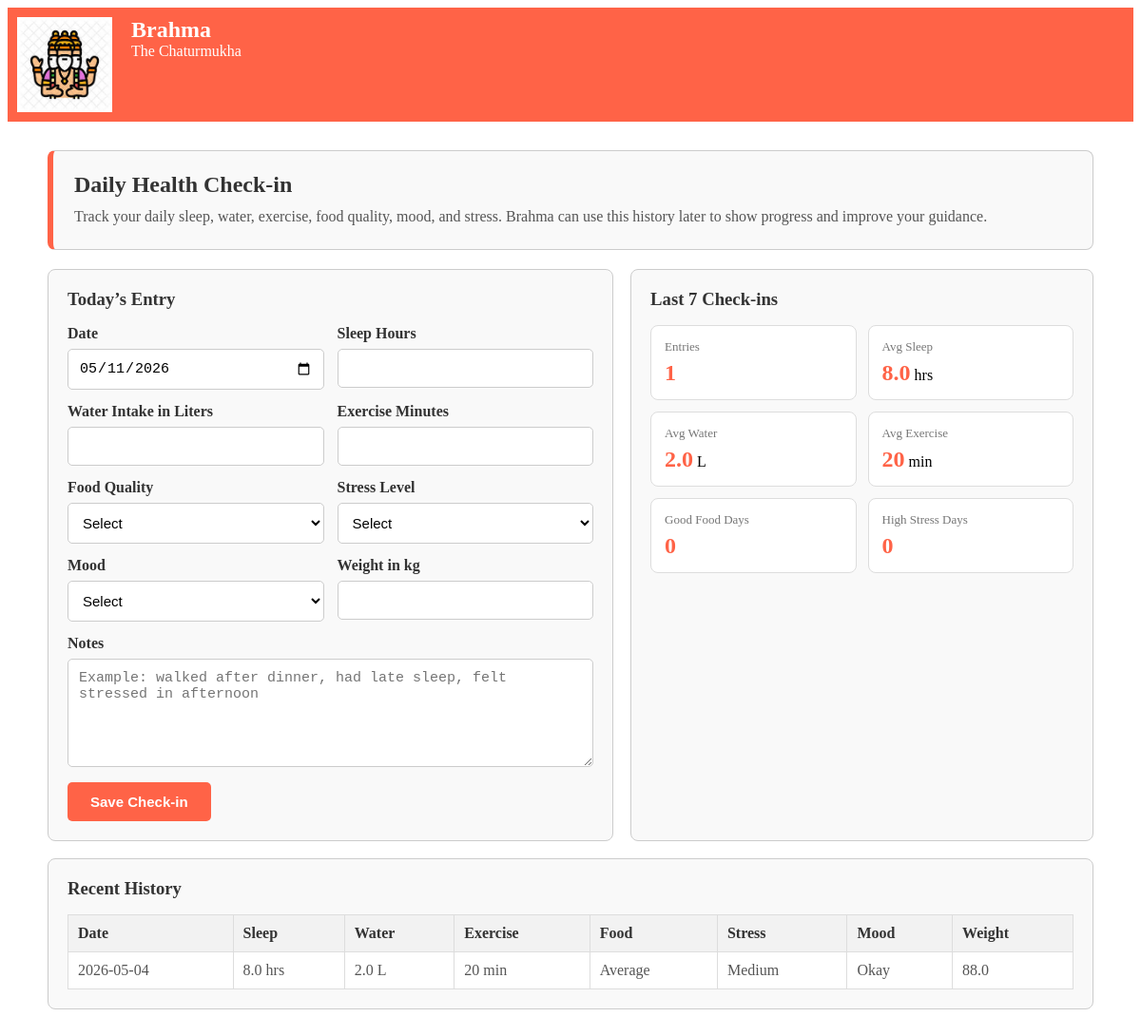
Page /healthcheckins (signed in) on the committed database.
### tables this page shows
CREATE TABLE daily_checkins (
                  id integer primary key autoincrement,
                  user_id integer not null,
                  checkin_date text not null,
                  sleep_hours real not null,
                  water_intake real not null,
                  exercise_minutes integer not null,
                  food_quality text not null,
                  stress_level text not null,
                  mood text not null,
                  weight real,
                  notes text,
                  foreign key (user_id) references users(id)
                  );

### app.py (the view, shortened to what this page needs)
@app.route('/healthcheckins', methods=["GET", "POST"])
def healthcheckins():
    if 'user_id' not in session:
        return redirect('/login')
    profile = get_health_profile(session['user_id'])
    if not profile:
        return redirect('/profile-setup')
    checkins = get_recent_checkins(session['user_id'])
    summary = summarize_checkins(checkins)
    return render_template(
        'healthcheckins.html',
        today=date.today().isoformat(),
        checkins=checkins,
        summary=summary
    )

### app.py (called while the page is built)
def get_health_profile(user_id):
    conn = sqlite3.connect("database.db")
    conn.row_factory = sqlite3.Row
    cursor = conn.cursor()
    cursor.execute(
        "select * from health_profiles where user_id=?",
        (user_id,)
    )
    profile = cursor.fetchone()
    conn.close()
    return profile

def get_recent_checkins(user_id, limit=7):
    conn = sqlite3.connect("database.db")
    conn.row_factory = sqlite3.Row
    cursor = conn.cursor()
    cursor.execute(
        "select * from daily_checkins where user_id=? order by checkin_date desc, id desc limit ?",
        (user_id, limit)
    )
    checkins = cursor.fetchall()
    conn.close()
    return checkins

def summarize_checkins(checkins):
    if not checkins:
        return None
    total = len(checkins)
    avg_sleep = round(sum(float(item['sleep_hours']) for item in checkins) / total, 1)
    avg_water = round(sum(float(item['water_intake']) for item in checkins) / total, 1)
    avg_exercise = round(sum(int(item['exercise_minutes']) for item in checkins) / total)
    good_food_days = sum(1 for item in checkins if item['food_quality'] == 'good')
    high_stress_days = sum(1 for item in checkins if item['stress_level'] == 'high')
    return {
        'total': total,
        'avg_sleep': avg_sleep,
        'avg_water': avg_water,
        'avg_exercise': avg_exercise,
        'good_food_days': good_food_days,
        'high_stress_days': high_stress_days
    }

### templates/healthcheckins.html (shortened to what this page needs)
{% extends "base.html" %}
{% block content %}
<div class="checkin-page">
    <div class="checkin-header">
        <h2>Daily Health Check-in</h2>
        <p>
            Track your daily sleep, water, exercise, food quality, mood, and stress.
            Brahma can use this history later to show progress and improve your guidance.
        </p>
    </div>
    <div class="checkin-grid">
        <div class="panel">
            <h3>Today’s Entry</h3>
            <form method="POST" action="/healthcheckins">
                <div class="form-grid">
                    <div class="form-group">
                        <label>Date</label>
                        <input type="date" name="checkin_date" value="{{ today }}" required>
                    </div>
                    <div class="form-group">
                        <label>Sleep Hours</label>
                        <input type="number" step="0.5" name="sleep_hours" required>
                    </div>
                    <div class="form-group">
                        <label>Water Intake in Liters</label>
                        <input type="number" step="0.1" name="water_intake" required>
                    </div>
                    <div class="form-group">
                        <label>Exercise Minutes</label>
                        <input type="number" name="exercise_minutes" min="0" required>
                    </div>
                    <div class="form-group">
                        <label>Food Quality</label>
                        <select name="food_quality" required>
                            <option value="">Select</option>
                        </select>
                    </div>
                    <div class="form-group">
                        <label>Stress Level</label>
                        <select name="stress_level" required>
                            <option value="">Select</option>
                        </select>
                    </div>
                    <div class="form-group">
                        <label>Mood</label>
                        <select name="mood" required>
                            <option value="">Select</option>
                        </select>
                    </div>
                    <div class="form-group">
                        <label>Weight in kg</label>
                        <input type="number" step="0.1" name="weight">
                    </div>
                    <div class="form-group full-width">
                        <label>Notes</label>
                        <textarea name="notes" placeholder="Example: walked after dinner, had late sleep, felt stressed in afternoon"></textarea>
                    </div>
                </div>
                <button type="submit" class="submit-btn">Save Check-in</button>
            </form>
        </div>
        <div class="panel">
            <h3>Last 7 Check-ins</h3>
            {% if summary %}
            <div class="summary-grid">
                <div class="summary-card">
                    <span>Entries</span>
                    <strong>{{ summary.total }}</strong>
                </div>
                <div class="summary-card">
                    <span>Avg Sleep</span>
                    <strong>{{ summary.avg_sleep }}</strong> hrs
                </div>
                <div class="summary-card">
                    <span>Avg Water</span>
                    <strong>{{ summary.avg_water }}</strong> L
                </div>
                <div class="summary-card">
                    <span>Avg Exercise</span>
                    <strong>{{ summary.avg_exercise }}</strong> min
                </div>
                <div class="summary-card">
                    <span>Good Food Days</span>
                    <strong>{{ summary.good_food_days }}</strong>
                </div>
                <div class="summary-card">
                    <span>High Stress Days</span>
                    <strong>{{ summary.high_stress_days }}</strong>
                </div>
            </div>
            {% else %}
            <p class="empty-state">
                No check-ins yet. Add today’s entry and your progress history will start here.
            </p>
            {% endif %}
        </div>
    </div>
    {% if checkins %}
    <div class="panel history">
        <h3>Recent History</h3>
        <table>
            <tr>
                <th>Date</th>
                <th>Sleep</th>
                <th>Water</th>
                <th>Exercise</th>
                <th>Food</th>
                <th>Stress</th>
                <th>Mood</th>
                <th>Weight</th>
            </tr>
            {% for item in checkins %}
            <tr>
                <td>{{ item['checkin_date'] }}</td>
                <td>{{ item['sleep_hours'] }} hrs</td>
                <td>{{ item['water_intake'] }} L</td>
                <td>{{ item['exercise_minutes'] }} min</td>
                <td>{{ item['food_quality'].title() }}</td>
                <td>{{ item['stress_level'].title() }}</td>
                <td>{{ item['mood'].title() }}</td>
                <td>{{ item['weight'] or '-' }}</td>
            </tr>
            {% endfor %}
        </table>
    </div>
    {% endif %}
</div>
{% endblock %}

### templates/healthcheckins.html (style rules this page uses)
.checkin-page { max-width: 1100px; margin: 30px auto; padding: 0 20px; }
.checkin-header { border: 1px solid #ccc; border-left: 6px solid tomato; border-radius: 8px; background-color: #f9f9f9; padding: 22px; margin-bottom: 20px; }
.checkin-header h2 { margin: 0 0 8px; color: #333; }
.checkin-header p { margin: 0; color: #555; line-height: 1.5; }
.checkin-grid { display: grid; grid-template-columns: 1.1fr 0.9fr; gap: 18px; }
.panel { border: 1px solid #ccc; border-radius: 8px; background-color: #f9f9f9; padding: 20px; }
.panel h3 { margin: 0 0 16px; color: #333; }
.form-grid { display: grid; grid-template-columns: 1fr 1fr; gap: 14px; }
.form-group { display: flex; flex-direction: column; }
.form-group label { color: #333; font-weight: bold; margin-bottom: 7px; }
.form-group input, .form-group select, .form-group textarea { border: 1px solid #ccc; border-radius: 5px; padding: 11px; font-size: 15px; background-color: white; }
.form-group textarea { min-height: 90px; resize: vertical; }
.full-width { grid-column: 1 / 3; }
.submit-btn { background-color: tomato; color: white; border: none; border-radius: 5px; padding: 12px 24px; font-weight: bold; font-size: 15px; cursor: pointer; margin-top: 16px; }
.summary-grid { display: grid; grid-template-columns: 1fr 1fr; gap: 12px; }
.summary-card { border: 1px solid #ddd; border-radius: 8px; background-color: white; padding: 14px; }
.summary-card span { display: block; color: #777; font-size: 13px; margin-bottom: 6px; }
.summary-card strong { color: tomato; font-size: 24px; }
.history { margin-top: 18px; overflow-x: auto; }
table { width: 100%; border-collapse: collapse; background-color: white; }
th, td { border: 1px solid #ddd; padding: 10px; text-align: left; color: #555; white-space: nowrap; }
th { color: #333; background-color: #f2f2f2; }

### rows in the picture
daily_checkins: checkin_date "2026-05-04", sleep_hours "8.0", water_intake "2.0", exercise_minutes "20", food_quality "Average", stress_level "Medium", mood "Okay", weight "88.0"

### other values in the picture
{{ summary.total }} "1"
{{ summary.avg_sleep }} "8.0"
{{ summary.avg_water }} "2.0"
{{ summary.avg_exercise }} "20"
{{ summary.good_food_days }} "0"
{{ summary.high_stress_days }} "0"
